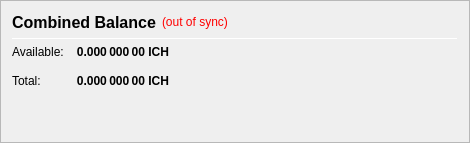
                   <widget class="QFrame" name="frame_CombinedBalances">
                    <property name="minimumSize">
                     <size>
                      <width>470</width>
                      <height>0</height>
                     </size>
                    </property>
                    <property name="frameShape">
                     <enum>QFrame::StyledPanel</enum>
                    </property>
                    <property name="frameShadow">
                     <enum>QFrame::Raised</enum>
                    </property>
                    <layout class="QVBoxLayout" name="verticalLayout_5">
                     <item>
                      <layout class="QHBoxLayout" name="horizontalLayout_5" stretch="0">
                       <item>
                        <widget class="QLabel" name="label_5z">
                         <property name="minimumSize">
                          <size>
                           <width>0</width>
                           <height>20</height>
                          </size>
                         </property>
                         <property name="font">
                          <font>
                           <pointsize>12</pointsize>
                           <weight>75</weight>
                           <bold>true</bold>
                          </font>
                         </property>
                         <property name="toolTip">
                          <string>Combined Balance (including unconfirmed and immature coins)</string>
                         </property>
                         <property name="text">
                          <string>Combined Balance</string>
                         </property>
                        </widget>
                       </item>
                       <item>
                        <widget class="QLabel" name="labelWalletStatus">
                         <property name="cursor">
                          <cursorShape>WhatsThisCursor</cursorShape>
                         </property>
                         <property name="toolTip">
                          <string>The displayed information may be out of date. Your wallet automatically synchronizes with the InstaCash network after a connection is established, but this process has not completed yet.</string>
                         </property>
                         <property name="styleSheet">
                          <string notr="true">QLabel { color: red; }</string>
                         </property>
                         <property name="text">
                          <string notr="true">(out of sync)</string>
                         </property>
                         <property name="alignment">
                          <set>Qt::AlignLeading|Qt::AlignLeft|Qt::AlignVCenter</set>
                         </property>
                        </widget>
                       </item>
                       <item>
                        <spacer name="horizontalSpacer_1">
                         <property name="orientation">
                          <enum>Qt::Horizontal</enum>
                         </property>
                         <property name="sizeHint" stdset="0">
                          <size>
                           <width>40</width>
                           <height>20</height>
                          </size>
                         </property>
                        </spacer>
                       </item>
                      </layout>
                     </item>
                     <item>
                      <widget class="Line" name="line_CombinedBalance">
                       <property name="minimumSize">
                        <size>
                         <width>0</width>
                         <height>1</height>
                        </size>
                       </property>
                       <property name="maximumSize">
                        <size>
                         <width>16777215</width>
                         <height>1</height>
                        </size>
                       </property>
                       <property name="orientation">
                        <enum>Qt::Horizontal</enum>
                       </property>
                      </widget>
                     </item>
                     <item>
                      <layout class="QGridLayout" name="gridLayout_3">
                       <property name="spacing">
                        <number>12</number>
                       </property>
                       <item row="1" column="0">
                        <widget class="QLabel" name="labelBalanceTextz">
                         <property name="text">
                          <string>Available:</string>
                         </property>
                        </widget>
                       </item>
                       <item row="1" column="1">
                        <widget class="QLabel" name="labelBalancez">
                         <property name="font">
                          <font>
                           <weight>75</weight>
                           <bold>true</bold>
                          </font>
                         </property>
                         <property name="cursor">
                          <cursorShape>IBeamCursor</cursorShape>
                         </property>
                         <property name="toolTip">
                          <string>Your current spendable balance</string>
                         </property>
                         <property name="text">
                          <string notr="true">0.000 000 00 ICH</string>
                         </property>
                         <property name="alignment">
                          <set>Qt::AlignRight|Qt::AlignTrailing|Qt::AlignVCenter</set>
                         </property>
                         <property name="textInteractionFlags">
                          <set>Qt::LinksAccessibleByMouse|Qt::TextSelectableByKeyboard|Qt::TextSelectableByMouse</set>
                         </property>
                        </widget>
                       </item>
                       <item row="2" column="0">
                        <widget class="QLabel" name="labelTotalTextz">
                         <property name="text">
                          <string>Total:</string>
                         </property>
                        </widget>
                       </item>
                       <item row="2" column="1">
                        <widget class="QLabel" name="labelTotalz">
                         <property name="font">
                          <font>
                           <weight>75</weight>
                           <bold>true</bold>
                          </font>
                         </property>
                         <property name="cursor">
                          <cursorShape>IBeamCursor</cursorShape>
                         </property>
                         <property name="toolTip">
                          <string>Total Balance, including all unavailable coins.</string>
                         </property>
                         <property name="text">
                          <string notr="true">0.000 000 00 ICH</string>
                         </property>
                         <property name="alignment">
                          <set>Qt::AlignRight|Qt::AlignTrailing|Qt::AlignVCenter</set>
                         </property>
                         <property name="textInteractionFlags">
                          <set>Qt::LinksAccessibleByMouse|Qt::TextSelectableByKeyboard|Qt::TextSelectableByMouse</set>
                         </property>
                        </widget>
                       </item>
                       <item row="2" column="3">
                        <spacer name="horizontalSpacer_2">
                         <property name="orientation">
                          <enum>Qt::Horizontal</enum>
                         </property>
                         <property name="sizeHint" stdset="0">
                          <size>
                           <width>40</width>
                           <height>20</height>
                          </size>
                         </property>
                        </spacer>
                       </item>
                      </layout>
                     </item>
                     <item>
                      <spacer name="verticalSpacer_1">
                       <property name="orientation">
                        <enum>Qt::Vertical</enum>
                       </property>
                       <property name="sizeHint" stdset="0">
                        <size>
                         <width>20</width>
                         <height>40</height>
                        </size>
                       </property>
                      </spacer>
                     </item>
                    </layout>
                   </widget>
